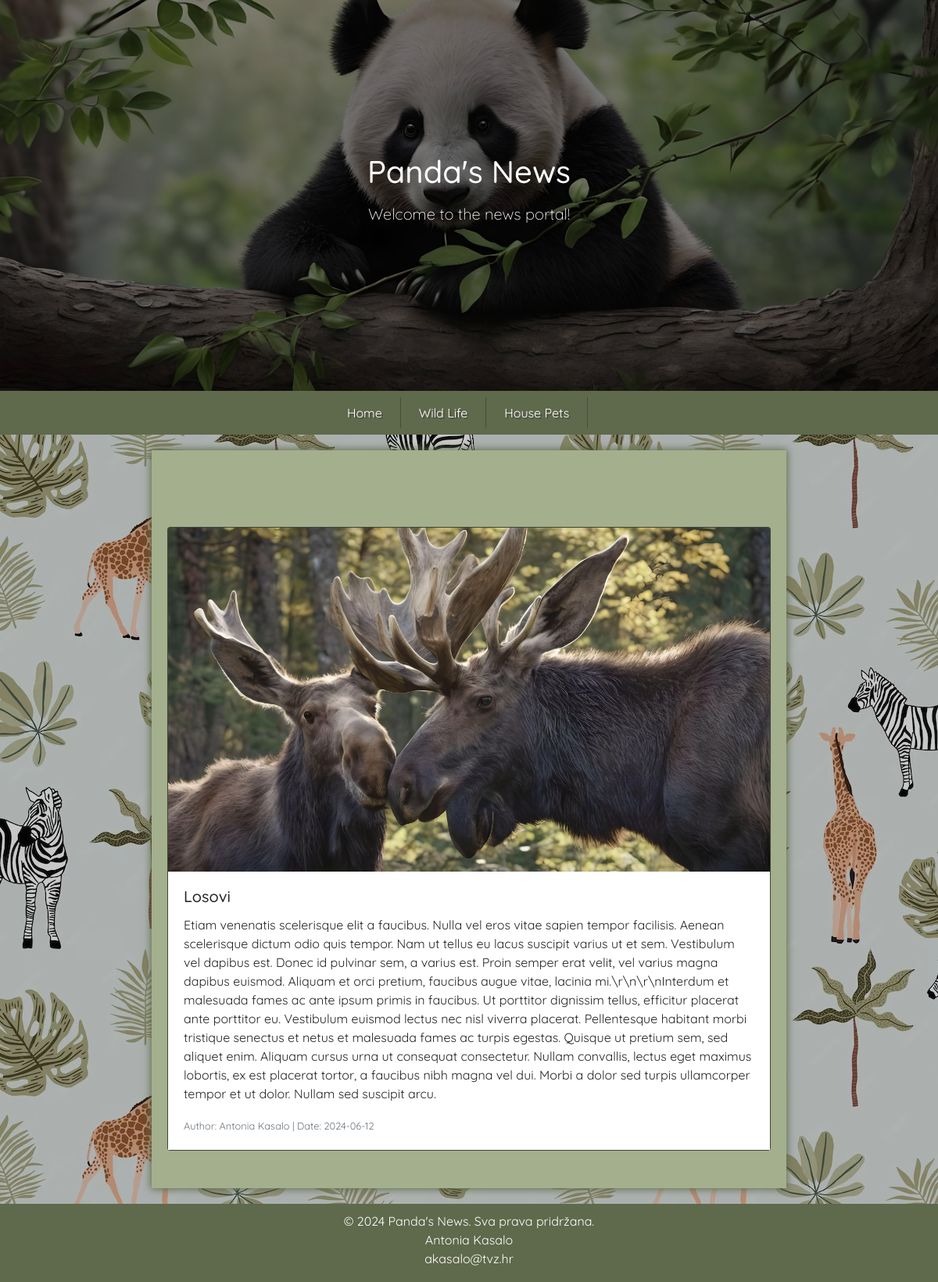
The app's page /News/article.php?id=36 with its own data.
### tables this page shows
CREATE TABLE `news` (
  `id` int(11) NOT NULL,
  `title` varchar(255) NOT NULL,
  `about` varchar(50) NOT NULL,
  `content` text NOT NULL,
  `thumbnail` varchar(255) NOT NULL,
  `category` varchar(50) NOT NULL,
  `archive` tinyint(1) NOT NULL DEFAULT 0,
  `created_at` date DEFAULT current_timestamp(),
  `author` varchar(255) DEFAULT NULL
);

### News/article.php (the view, shortened to what this page needs)
<?php
require_once 'connect.php';
if(isset($_GET['id'])) {
    $article_id = $_GET['id'];
    $sql = "SELECT * FROM news WHERE id=$article_id";
    $result = $conn->query($sql);
    if ($result->num_rows > 0) {
        $row = $result->fetch_assoc();
        ?>
        <!DOCTYPE html>
        <html lang="hr">
        <head>
            <link rel="stylesheet" href="https://stackpath.bootstrapcdn.com/bootstrap/4.5.2/css/bootstrap.min.css">
            <link rel="stylesheet" type="text/css" href="style.css">
        </head>
        <body>
            <header id="headera" class="bg-dark text-white">
                <div class="header-content">
                    <h1 class="mb-3">Panda's News</h1>
                    <p class="lead">Welcome to the news portal!</p>
                </div>
            </header>
            <nav class="navbar navbar-expand-lg">
                <div class="containern">
                    <ul class="navbar-nav mx-auto">
                        <li class="nav-item">
                            <a class="nav-link" href="index.php">Home</a>
                        </li>
                        <li class="nav-item">
                            <a class="nav-link" href="WildLife.php">Wild Life</a>
                        </li>
                        <li class="nav-item">
                            <a class="nav-link" href="HousePets.php">House Pets</a>
                        </li>
                    </ul>
                </div>
            </nav>
            <div id="align">
                <div id="main">
                    <div class="container py-5">
                        <div class="card">
                            <img src="<?php echo $row["thumbnail"]; ?>" class="card-img-top" alt="...">
                            <div class="card-body">
                                <h5 class="card-title"><?php echo $row["title"]; ?></h5>
                                <p class="card-text"><?php echo $row["content"]; ?></p>
                                <p class="card-text"><small class="text-muted">Author: <?php echo $row["author"]; ?> | Date: <?php echo $row["created_at"]; ?></small></p>
                            </div>
                        </div>
                    </div>
                </div>
            </div>
            <footer class="text-white">
                <div>
                    <p class="mb-0">&copy; 2024 Panda's News. Sva prava pridržana.</p>
                    <p class="mb-0">Antonia Kasalo</p>
                    <p><a href="mailto:akasalo@tvz.hr" class="text-white">akasalo@tvz.hr</a></p>
                </div>
            </footer>
        </body>
        </html>
        <?php
            } else {
                echo "Article not found.";
            }
        } else {
            echo "Article ID not provided.";
        }
        ?>

### News/style.css (style rules this page uses)
body { font-family: "Quicksand", serif; font-weight: 400; font-style:normal; margin: 0; padding: 0; height: 100%; display: flex; flex-direction: column; }
#headera { position: relative; text-align: center; color: white; background: url('Slike/pandaa.jpg') no-repeat center center/cover; transition: opacity 0.5s ease-in-out; opacity: 1; }
.header-content { z-index: 2; background: rgba(0, 0, 0, 0.5); padding: 20px; height: 500px; align-items: center; display: flex; flex-direction: column; justify-content: center; }
nav { display: flex; justify-content: center; background-color: #5f694b; height: auto; padding: 10px 0; position: relative; z-index: 2; }
nav a { color: white; margin: 0 15px; text-decoration: none; }
.nav-item { border-right: solid 1px #494e3f; text-shadow: 2px 2px #494e3f; }
#main { background-color: #a4af8d; width: 70%; margin: 0 auto; justify-content: center; align-self: center; box-shadow: #5f694b 0px 0px 10px 1px; z-index: 2; display: flex; justify-content: center; align-items: center; flex-direction: column; min-height: 700px; }
#align { display: flex; align-items: center; padding: 20px; height: 100%; justify-content: center; background-image: url("Slike/pattern.jpg"); position: relative; overflow: hidden; }
#align::before { content: ''; position: absolute; height: 100%; top: 0; left: 0; right: 0; bottom: 0; background-color: rgba(0, 0, 0, 0.2); z-index: 1; }
.container { max-width: 1200px; margin: 0 auto; padding: 20px; }
.containern { max-width: 1200px; margin: 0 auto; padding-left: 200px; text-align: center; }
footer { background-color: #5f694b; color: white; text-align: center; padding: 10px; max-height: 100px; }
.card { margin-top: 50px; }
.card-body { background-color: #ffffff; }
.card { background-color: #494e3f; }

### records on screen
news: thumbnail (picture), title "Losovi", content "Etiam venenatis scelerisque elit a faucibus. Nulla vel eros vitae sapien tempor facilisis. Aenean scelerisque dictum odio quis tempor. Nam ut tellus eu lacus suscipit varius ut et sem. Vestibulum vel dapibus est. Donec id pulvinar sem, a varius est. Proin semper erat velit, vel varius magna dapibus euismod. Aliquam et orci pretium, faucibus augue vitae, lacinia mi.\\r\\n\\r\\nInterdum et malesuada fames ac ante ipsum primis in faucibus. Ut porttitor dignissim tellus, efficitur placerat ante porttitor eu. Vestibulum euismod lectus nec nisl viverra placerat. Pellentesque habitant morbi tristique senectus et netus et malesuada fames ac turpis egestas. Quisque ut pretium sem, sed aliquet enim.…", author "Antonia Kasalo", created_at "2024-06-12"
